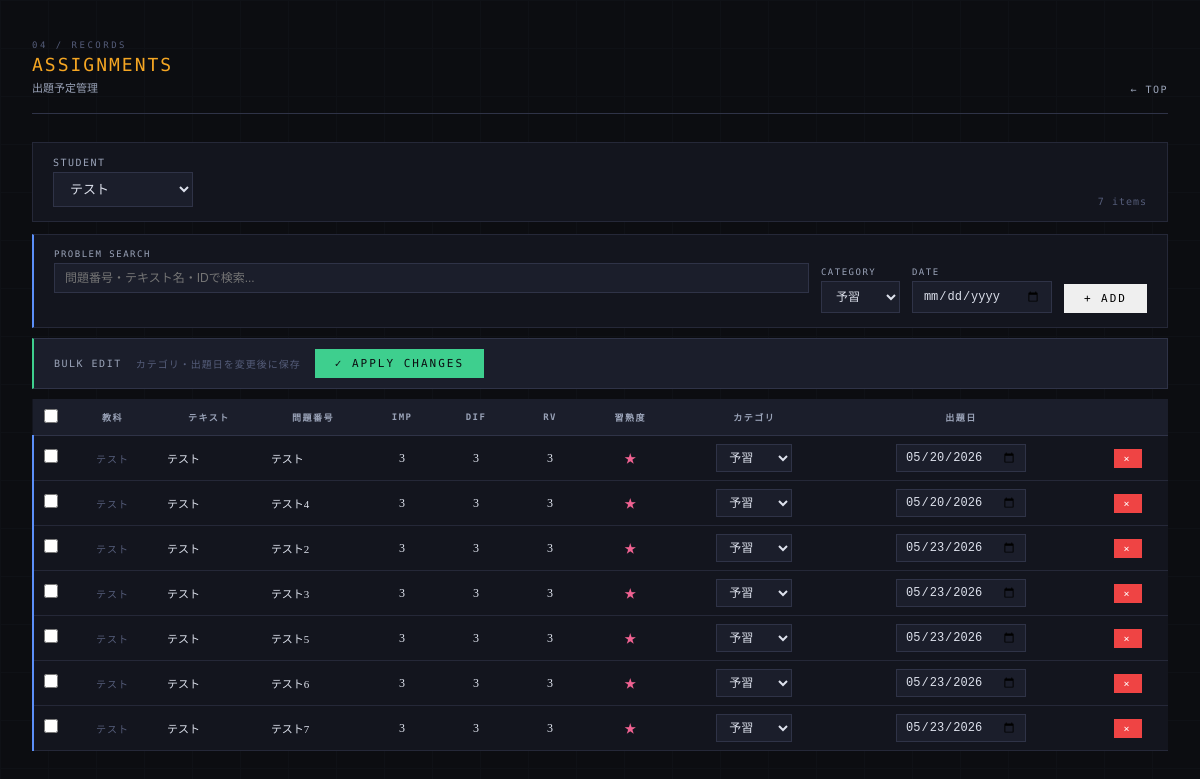
The page /assignments/list on the database as committed earlier.
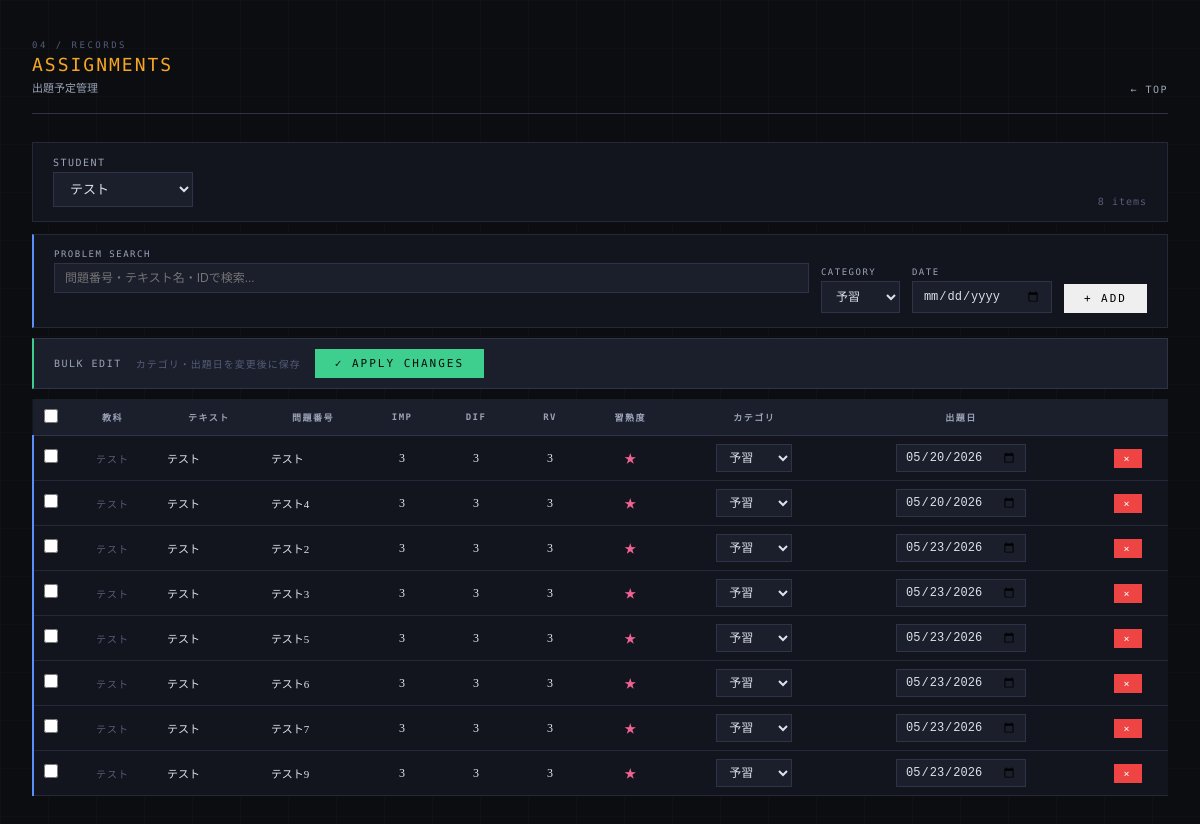
The same page on the database as committed later.
### tables this page shows
CREATE TABLE assignments (
            assignment_id INTEGER PRIMARY KEY AUTOINCREMENT,
            student_id TEXT NOT NULL,
            problem_id INTEGER NOT NULL,
            scheduled_date TEXT NOT NULL,
            category TEXT NOT NULL, assigned_minutes INTEGER DEFAULT NULL, progress_before REAL DEFAULT 0.0, progress_after REAL DEFAULT NULL, session_index INTEGER DEFAULT 1, session_total INTEGER DEFAULT 1,
            FOREIGN KEY (student_id) REFERENCES students(student_id),
            FOREIGN KEY (problem_id) REFERENCES problems(problem_id)
        );

CREATE TABLE problems (
            problem_id INTEGER PRIMARY KEY AUTOINCREMENT,
            subject TEXT NOT NULL,
            textbook TEXT NOT NULL,
            problem_number TEXT NOT NULL,
            importance TEXT NOT NULL,
            type TEXT NOT NULL
        , instruction TEXT, difficulty INTEGER DEFAULT 3, review_value INTEGER DEFAULT 3, estimated_minutes INTEGER DEFAULT 15, textbook_id INTEGER, section_id INTEGER, order_in_textbook INTEGER, total_minutes INTEGER DEFAULT NULL);

### app.py (the view)
@app.route("/assignments/list")
def assignments_list():
    conn = get_connection()
    c = conn.cursor()
    c.execute("SELECT * FROM students ORDER BY student_id")
    students = c.fetchall()
    student_id = request.args.get(
        "student_id", students[0]["student_id"] if students else None)
    assignments = []
    if student_id:
        c.execute("""
            SELECT a.assignment_id, a.category, a.scheduled_date,
                   p.problem_id, p.subject, p.textbook, p.problem_number,
                   p.importance, p.difficulty, p.review_value,
                   (SELECT mastery FROM history h
                    WHERE h.student_id = a.student_id
                    AND h.problem_id = a.problem_id
                    ORDER BY h.date DESC LIMIT 1) as mastery
            FROM assignments a
            JOIN problems p ON a.problem_id = p.problem_id
            WHERE a.student_id = ?
            ORDER BY a.scheduled_date, p.subject
        """, (student_id,))
        assignments = c.fetchall()
    conn.close()
    return render_template("assignments_list.html",
                           students=students,
                           assignments=assignments,
                           selected_student=student_id)

### database.py (called while the page is built)
def get_connection():
    conn = sqlite3.connect(DB_PATH)
    conn.row_factory = sqlite3.Row
    return conn

### templates/assignments_list.html (shortened to what this page needs)
<!DOCTYPE html>
<html lang="ja">
<head>
</head>
<body>
<div class="container">
  <div class="page-header fade-in">
    <div>
      <div class="page-label">04 / Records</div>
      <div class="page-title">Assignments</div>
      <div class="page-title-ja">出題予定管理</div>
    </div>
    <a class="page-header-back" href="/">TOP</a>
  </div>
  <div class="filter-bar fade-in">
    <form method="GET" style="display:contents;">
      <div>
        <label>Student</label>
        <select name="student_id" onchange="this.form.submit()">
          {%- for s in students %}
          <option value="{{ s.student_id }}"
            {%- if s.student_id == selected_student %} selected{%- endif %}>
            {{ s.name }}
          </option>
          {%- endfor %}
        </select>
      </div>
    </form>
    <span class="meta-text" style="margin-left:auto;">{{ assignments|length }} items</span>
  </div>
  <div style="background:var(--surface);border:1px solid var(--border);
    border-left:2px solid var(--blue);padding:14px 20px;margin-bottom:10px;" class="fade-in">
    <form method="POST" action="/assignments/add"
      style="display:flex;gap:12px;align-items:flex-end;flex-wrap:wrap;">
      <div style="flex:1;min-width:220px;">
        <label style="font-family:'DM Mono',monospace;font-size:9px;letter-spacing:1.5px;
          text-transform:uppercase;color:var(--text-muted);display:block;margin-bottom:4px;">
          Problem Search
        </label>
        <input type="text" id="al-search" placeholder="問題番号・テキスト名・IDで検索..."
          autocomplete="off"
          style="width:100%;background:var(--surface2);border:1px solid var(--border-light);
            color:var(--text);padding:7px 10px;font-size:12px;outline:none;"
          oninput="searchProblems(this.value)">
        <div id="al-selected-problem"
          style="font-family:'DM Mono',monospace;font-size:10px;
            color:var(--green);margin-top:4px;min-height:16px;letter-spacing:0.5px;">
        </div>
      </div>
      <div>
        <label style="font-family:'DM Mono',monospace;font-size:9px;letter-spacing:1.5px;
          text-transform:uppercase;color:var(--text-muted);display:block;margin-bottom:4px;">
          Category
        </label>
        <select name="category"
          style="background:var(--surface2);border:1px solid var(--border-light);
            color:var(--text);padding:7px 10px;font-size:12px;outline:none;">
          <option value="予習">予習</option>
        </select>
      </div>
      <div>
        <label style="font-family:'DM Mono',monospace;font-size:9px;letter-spacing:1.5px;
          text-transform:uppercase;color:var(--text-muted);display:block;margin-bottom:4px;">
          Date
        </label>
        <input type="date" name="scheduled_date"
          style="background:var(--surface2);border:1px solid var(--border-light);
            color:var(--text);padding:7px 10px;font-size:12px;outline:none;width:140px;">
      </div>
      <button type="submit" class="btn btn-primary btn-sm"
        onclick="return validateAssign()">+ Add</button>
    </form>
  </div>
  <div class="bulk-bar fade-in">
    <span class="bulk-label">Bulk Edit</span>
    <span class="meta-text">カテゴリ・出題日を変更後に保存</span>
    <button class="btn btn-success" onclick="bulkUpdate()">✓ Apply Changes</button>
  </div>
  <div class="fade-in" style="overflow-x:auto;">
  <table class="data-table" id="assignments-table">
    <thead>
      <tr>
        <th style="width:32px;"><input type="checkbox" id="check-all" onchange="toggleAll(this)"></th>
        <th>教科</th>
        <th>テキスト</th>
        <th>問題番号</th>
        <th>Imp</th>
        <th>Dif</th>
        <th>RV</th>
        <th>習熟度</th>
        <th>カテゴリ</th>
        <th>出題日</th>
        <th></th>
      </tr>
    </thead>
    <tbody>
    {%- for a in assignments %}
    <tr id="row-{{ a.assignment_id }}" class="row-{{ a.category }}">
      <td><input type="checkbox" class="row-check" value="{{ a.assignment_id }}"></td>
      <td class="meta-text">{{ a.subject }}</td>
      <td class="left" style="max-width:150px;overflow:hidden;text-overflow:ellipsis;white-space:nowrap;font-size:11px;">
        {{ a.textbook }}
      </td>
      <td class="left" style="max-width:180px;overflow:hidden;text-overflow:ellipsis;white-space:nowrap;font-size:11px;">
        {{ a.problem_number }}
      </td>
      <td class="editable-cell" data-problem="{{ a.problem_id }}" data-field="importance">
        <span class="editable" ondblclick="startNumEdit(this)">{{ a.importance }}</span>
      </td>
      <td class="editable-cell" data-problem="{{ a.problem_id }}" data-field="difficulty">
        <span class="editable" ondblclick="startNumEdit(this)">{{ a.difficulty }}</span>
      </td>
      <td class="editable-cell" data-problem="{{ a.problem_id }}" data-field="review_value">
        <span class="editable" ondblclick="startNumEdit(this)">{{ a.review_value }}</span>
      </td>
      <td class="mastery-cell"
        data-student="{{ selected_student }}"
        data-problem="{{ a.problem_id }}">
        {%- set m = a.mastery or 1 %}
        <span class="editable mastery-{{ m }}" ondblclick="startMasteryEdit(this, {{ m }})">
          {{ '★' * m }}
        </span>
      </td>
      <td>
        <select class="edit-field inline-select"
          data-id="{{ a.assignment_id }}" data-field="category"
          style="width:76px;"
          onchange="markChanged(this, {{ a.assignment_id }})">
          {%- for cat in ['予習','復習','定着','再定着'] %}
          <option value="{{ cat }}" {%- if cat == a.category %} selected{%- endif %}>{{ cat }}</option>
          {%- endfor %}
        </select>
      </td>
      <td>
        <input type="date" class="edit-field"
          data-id="{{ a.assignment_id }}" data-field="scheduled_date"
          value="{{ '' if a.scheduled_date == '2099-12-31' else a.scheduled_date }}"
          style="width:130px;"
          onchange="markChanged(this, {{ a.assignment_id }})">
      </td>
      <td>
        <button class="btn btn-danger"
          onclick="deleteAssignment({{ a.assignment_id }}, this)">×</button>
      </td>
    </tr>
    {%- endfor %}
    </tbody>
  </table>
  </div>
</div>
</body>
</html>

### templates/assignments_list.html (style rules this page uses)
:root { --bg:#0c0d11; --surface:#13151e; --surface2:#1b1e2b; --surface3:#222536; --border:#252838; --border-light:#2f3347; --text:#dde1ec; --text-muted:#9aa3b8; --text-dim:#555d7a; --blue:#5b8ff9; --green:#3ecf8e; --amber:#f5a623; --rose:#f06292; --red:#ef4444; --blue-bg:rgba(91,143,249,0.10); --green-bg:rgba(62,207,142,0.10); --amber-bg:rgba(245,166,35,0.10); --rose-bg:rgba(240,98,146,0.10); }
*, *::before, *::after { margin:0; padding:0; box-sizing:border-box; }
body { font-family:'Noto Serif JP',serif; background:var(--bg); color:var(--text); min-height:100vh; padding:40px 32px 80px; -webkit-font-smoothing:antialiased; }
body::after { content:''; position:fixed; inset:0; background-image: linear-gradient(var(--border) 1px,transparent 1px), linear-gradient(90deg,var(--border) 1px,transparent 1px); background-size:48px 48px; opacity:0.15; pointer-events:none; z-index:0; }
.container { max-width:1300px; margin:0 auto; position:relative; z-index:1; }
.page-header { display:flex; align-items:flex-end; justify-content:space-between; margin-bottom:28px; padding-bottom:18px; border-bottom:1px solid var(--border-light); }
.page-label { font-family:'DM Mono',monospace; font-size:9px; letter-spacing:2.5px; text-transform:uppercase; color:var(--text-dim); margin-bottom:4px; }
.page-title { font-family:'DM Mono',monospace; font-weight:500; font-size:18px; color:#f5a623; letter-spacing:2px; text-transform:uppercase; }
.page-title-ja { font-family:'Noto Serif JP',serif; font-weight:300; font-size:11px; color:var(--text-muted); margin-top:4px; }
.page-header-back { font-family:'DM Mono',monospace; font-size:10px; color:var(--text-muted); letter-spacing:1.5px; text-decoration:none; transition:color 0.15s; }
.page-header-back::before { content:'← '; }
.filter-bar { background:var(--surface); border:1px solid var(--border); padding:14px 20px; margin-bottom:12px; display:flex; gap:16px; align-items:flex-end; flex-wrap:wrap; }
.filter-bar label { font-family:'DM Mono',monospace; font-size:10px; letter-spacing:1.5px; text-transform:uppercase; color:var(--text-muted); margin:0 0 4px 0; display:block; }
.filter-bar select { background:var(--surface2); border:1px solid var(--border-light); color:var(--text); padding:8px 12px; font-size:13px; outline:none; min-width:140px; }
.bulk-bar { background:var(--surface2); border:1px solid var(--border-light); border-left:2px solid var(--green); padding:10px 20px; margin-bottom:10px; display:flex; align-items:center; gap:14px; }
.bulk-label { font-family:'DM Mono',monospace; font-size:10px; letter-spacing:1.5px; text-transform:uppercase; color:var(--text-muted); }
.meta-text { font-family:'DM Mono',monospace; font-size:10px; color:var(--text-dim); letter-spacing:1px; }
.btn { font-family:'DM Mono',monospace; font-size:11px; letter-spacing:2px; text-transform:uppercase; padding:8px 20px; border:none; cursor:pointer; transition:all 0.15s; display:inline-flex; align-items:center; gap:6px; }
.btn-success { background:var(--green); color:#0c0d11; }
.btn-danger { background:var(--red); color:white; padding:4px 10px; font-size:10px; }
.data-table { width:100%; border-collapse:collapse; background:var(--surface); font-size:12px; }
.data-table th { background:var(--surface2); color:var(--text-muted); font-family:'DM Mono',monospace; font-size:9px; letter-spacing:1.5px; text-transform:uppercase; padding:10px 10px; text-align:center; border-bottom:1px solid var(--border-light); white-space:nowrap; }
.data-table td { padding:8px 10px; border-bottom:1px solid var(--border); text-align:center; vertical-align:middle; font-family:'Noto Serif JP',serif; }
.data-table td.left { text-align:left; }
.row-予習 { border-left:2px solid var(--blue); }
.editable { cursor:pointer; padding:3px 6px; display:inline-block; min-width:24px; border:1px dashed transparent; border-radius:2px; transition:border-color 0.12s, background 0.12s; }
.inline-select { background:var(--surface2); border:1px solid var(--blue); color:var(--text); padding:3px 6px; font-size:12px; outline:none; }
select.edit-field, input.edit-field[type="date"] { background:var(--surface2); border:1px solid var(--border-light); color:var(--text); padding:5px 8px; font-size:12px; outline:none; transition:border-color 0.15s; }
.mastery-1 { color:var(--rose); }
input[type="checkbox"] { accent-color:var(--blue); width:14px; height:14px; }
.fade-in { animation:fadeIn 0.3s ease both; }

Rows that differ between the two databases and show on the page:
added assignments: subject "テスト", textbook "テスト", problem_number "テスト9", importance "3", difficulty "3", review_value "3", value "★", category+assignment_id "予習", scheduled_date "05/23/2026"
Other text that changed with them:
{{ assignments|length }}: "7" → "8"
